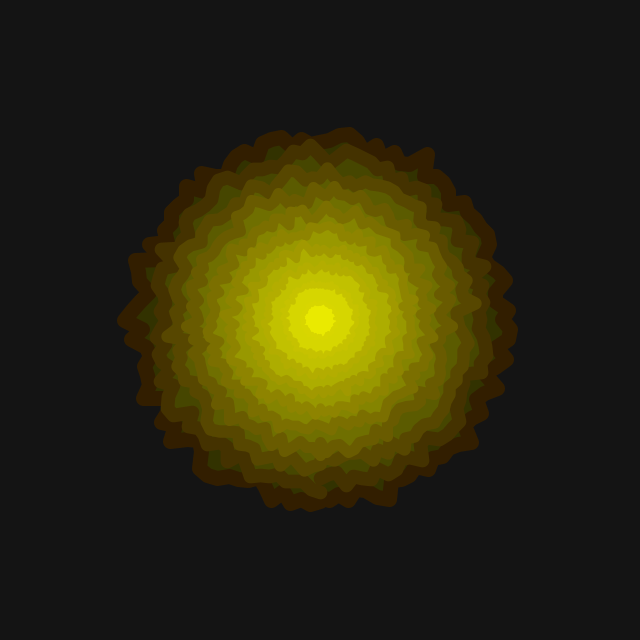
Frame 1 (no input)
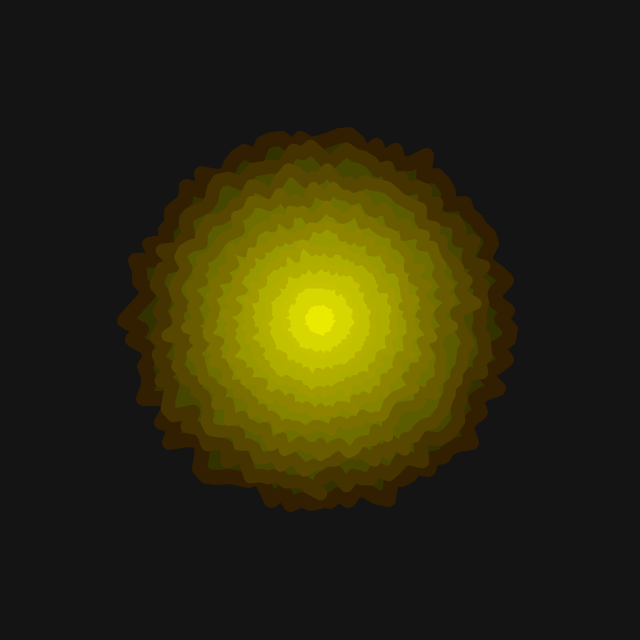
Frame 60 (the mouse pressed at the canvas centre just before this capture)
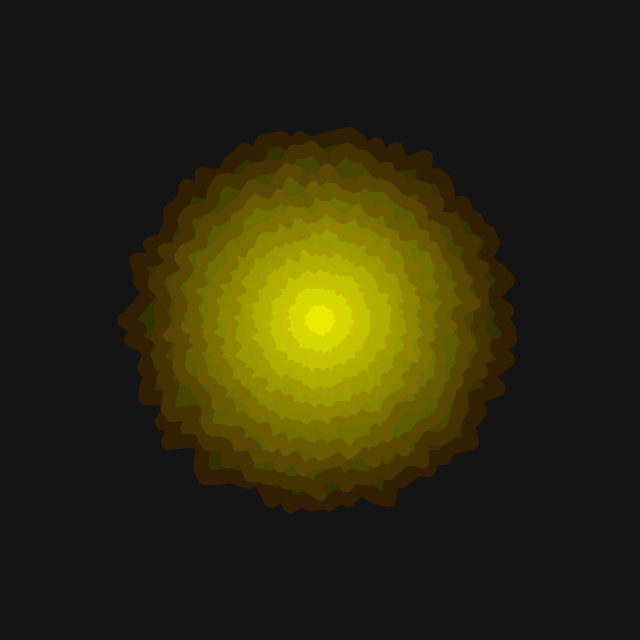
Frame 120 (the mouse held since frame 60 and released just before this capture)

The Processing sketch that drew these frames (run headless with seeded random() and noise(); from frame 60 on, the mouse is pressed at the canvas centre):

// Processing sketch: processing_179764
// ── processing_179764.pde

float num;

void setup() {
  size(640, 640);
  strokeJoin(ROUND);
}

void draw() {
  background(20);

  translate(width/2, height/2);
  for (int q = 20; q > 0; q-=2) {
    beginShape();
    for (int i = 0; i <= 360; i+=3) {
      float n = noise(q*i+num);
      float r = q*10 - n*map(q, 0, 15, 3, 30);
      
      strokeWeight(map(q, 0, 20, 2, 15));
      fill(map(q, 0, 20, 255, 50), map(q, 0, 20, 255, 50), 0);
      stroke(map(q, 0, 20, 235, 50), map(q, 0, 20, 235, 30), 0);
      
      float x = sin(radians(i)) * (r);
      float y = cos(radians(i)) * (r);
      vertex(x, y);
    }
    endShape();
  }
  num += 0.001;
}
